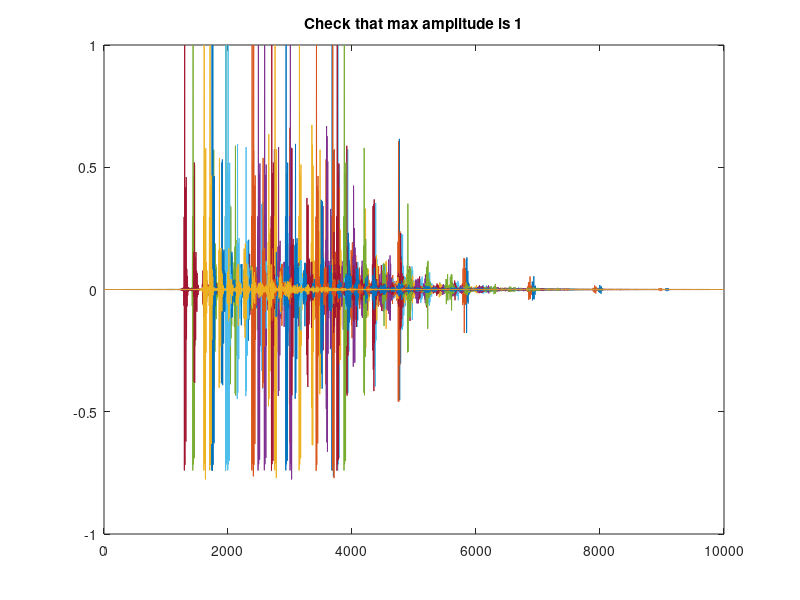

Here is the MATLAB script that generated this plot: (Note: this script raises an error after producing the figure.)
%% Creating Dataset - Loading Simulated Waveforms, Preprocessing and Creating noisy and cluttered realizations

close all
clear all

%% load data files - simulated waveforms
x_sim10 = load('sim_signatures_10C.mat');

X = x_sim10.y_10C;
Y1 = [1:8];

x_sim20 = load('sim_signatures_20C.mat');
X = cat(2, X, x_sim20.y_20C);
Y = cat(2, Y1, Y1);

x_sim30 = load('sim_signatures_30C.mat');
X = cat(2, X, x_sim30.y_30C);
Y = cat(2, Y, Y1);

%% Crop into useful part of signal
start = 3001;
stop = 10000; 
X = X(start:stop, :);
[a, b] = size(X);

%% Create replica waveforms with signals randomly distributed along time
len = 10000;
X2 = zeros(len, b);

% create random starting point for signals
r = round(3000*rand(1,b));
for i = 1:b
    X2(r(i):a+r(i)-1,i) = X(:,i);
end

% normalize signals to a max amplitude of 1
X2 = X2./max(abs(X2));

X = X2;

% Plot to verify
figure;
plot(X);
title('Check that max amplitude is 1')

%% Randomly add strong reflectors and Noise to the signal 
% reflector parameters
fs = 10e6; % signal sample rate
fc = 1e6; % assuming the source is a 1MHz source, so we'd expect a strong reflection at this frequency from some random object
tau = 1e-6;
t = 0:1/fs:(len-1)*(1/fs); % time vector equal in length to total signal
RL = [4 2 0];


% create noise arrays at -6dB -3dB, 0dB, 3dB and 6dB -  Signal to Noise Amplitude ratio
NL = [2, sqrt(2), 1, (1/sqrt(2)), 1/2]; % noise amplitude vector

% To create a duplicate dataset with much better SNR if needed
NL = NL./20;
    
X = repmat(X,1,50);
Y = repmat(Y,1,50); 
len1 = size(X,2);

% Reflector
% create random posiition in time for interferer/reflector
t0 = round(len*rand(1,len1))*(1/fs);

% create a strong interferer 
inf = zeros(size(X));
for i = 1:len1
    if mod(i,3) == 0
        inf(:,i) = RL(1)*sin(2*pi*fc.*t).* exp(-((t - t0(i))./tau).^2);
    elseif mod(i,3) == 1
        inf(:,i) = RL(2)*sin(2*pi*fc.*t).* exp(-((t - t0(i))./tau).^2);
    else
        inf(:,i) = RL(3)*sin(2*pi*fc.*t).* exp(-((t - t0(i))./tau).^2);
    end
end

% shuffle order of interferer vector
ind = size(inf,2);
inf2 = inf(:,randperm(ind));

% Noise
agn = -1 + 2*rand(size(X)); % Added gaussian noise - zero mean
len = size(X,2);

for i = 1:length(NL)
    X(:,(i-1)*(len/5) + 1 : i*(len/5)) = X(:,(i-1)*(len/5) + 1 : i*(len/5)) + NL(i)*agn(:,(i-1)*(len/5) + 1 : i*(len/5));
end

X = X + inf2;

%% normalize signals to a max amplitude of 1 
X = X./max(abs(X)); 

%% Save data for importing
save
